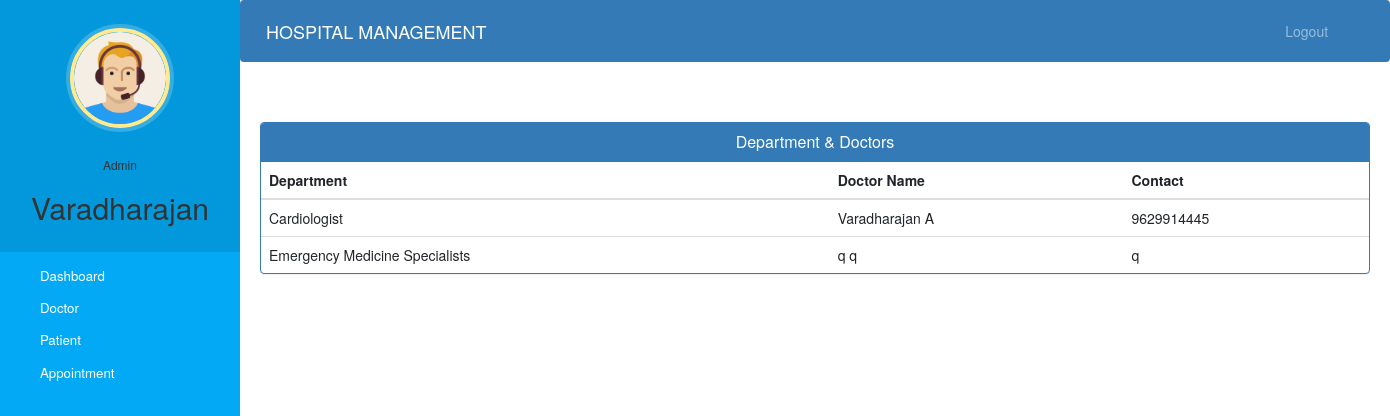
Screenshot of /admin-view-doctor-specialisation (signed in) with the database file from the repository.
### hospital/models.py (models this page shows, shortened)
class Doctor(models.Model):
    user=models.OneToOneField(User,on_delete=models.CASCADE)
    profile_pic= models.ImageField(upload_to='profile_pic/DoctorProfilePic/',null=True,blank=True)
    address = models.CharField(max_length=40)
    mobile = models.CharField(max_length=20,null=True)
    department= models.CharField(max_length=50,choices=departments,default='Cardiologist')
    status=models.BooleanField(default=False)
    @property
    def get_name(self):
        return self.user.first_name+" "+self.user.last_name

### hospital/views.py (the view)
# urls.py: path('admin-view-doctor-specialisation',views.admin_view_doctor_specialisation_view,name='admin-view-doctor-specialisation'),
@login_required(login_url='adminlogin')
@user_passes_test(is_admin)
def admin_view_doctor_specialisation_view(request):
    doctors=models.Doctor.objects.all().filter(status=True)
    return render(request,'hospital/admin_view_doctor_specialisation.html',{'doctors':doctors})

### hospital/views.py (called while the page is built)
def is_admin(user):
    return user.groups.filter(name='ADMIN').exists()

### templates/hospital/admin_view_doctor_Specialisation.html (shortened to what this page needs)
{% extends 'hospital/admin_base.html' %}
{% block content %}
<head>
  <link href="//netdna.bootstrapcdn.com/bootstrap/3.0.0/css/bootstrap.min.css" rel="stylesheet" id="bootstrap-css">
</head>
<div class="container">
  <div class="panel panel-primary">
    <div class="panel-heading">
      <h6 class="panel-title">Department & Doctors</h6>
    </div>
    <table class="table table-hover" id="dev-table">
      <thead>
        <tr>
          <th>Department</th>
          <th>Doctor Name</th>
          <th>Contact</th>
        </tr>
      </thead>
      {% for d in doctors %}
      <tr>
        <td>{{d.department}}</td>
        <td> {{d.get_name}}</td>
        <td>{{d.mobile}}</td>
      </tr>
      {% endfor %}
    </table>
  </div>
</div>
{% endblock content %}

### templates/hospital/admin_base.html (shortened to what this page needs)
<!DOCTYPE html>
{% load static %}
<html lang="en">
<head>
  <link rel="stylesheet" href="https://stackpath.bootstrapcdn.com/bootstrap/4.3.1/css/bootstrap.min.css">
  <link rel="stylesheet" href="https://maxcdn.bootstrapcdn.com/font-awesome/4.7.0/css/font-awesome.min.css">
  <link rel="stylesheet" href="{% static '/style.css' %}">
</head>
<body>
  <nav class="menu" tabindex="0">
    <header class="avatar">
      <img src="{% static "images/adminpropic.png" %}" />
      <br><br>
      <h6>Admin</h6>
      <h2>{{request.user.first_name}}</h2>
    </header>
    <ul>
      <li tabindex="0" class="icon-dashboard"> <a style="color:white; text-decoration:none;" href="/admin-dashboard"><span>Dashboard</span></a> </li>
      <li tabindex="0" class="icon-customers"> <a style="color:white; text-decoration:none;" href="/admin-doctor"><span>Doctor</span></a></li>
      <li tabindex="0" class="icon-users"> <a style="color:white; text-decoration:none;" href="/admin-patient"><span>Patient</span></a></li>
      <li tabindex="0" class="icon-calendar"> <a style="color:white; text-decoration:none;" href="/admin-appointment"><span>Appointment</span></a></li>
    </ul>
  </nav>
  <main>
    <div class="bs-example">
      <nav class="navbar navbar-expand-md  navbar-dark fixed-top" style="background:#337AB7;">
        <a href="/admin-dashboard" class="navbar-brand">HOSPITAL MANAGEMENT</a>
        <div class="collapse navbar-collapse justify-content-between" id="navbarCollapse">
          <div class="navbar-nav" style=" margin-left: 90%;">
            <a href="/logout" class="nav-item nav-link">Logout</a>
          </div>
        </div>
      </nav>
    </div>
    <br><br>
    {% block content %}
    {% endblock content %}
    <br><br><br><br>
  </main>
</body>
</html>

### static/style.css (style rules this page uses)
body { padding-left: 240px; }
main { position: relative; height: 100vh; }
.menu { background: #5bc995; height: 100vh; width: 240px; position: fixed; top: 0px; left: 0; z-index: 5; outline: none; }
.menu .avatar { background: rgba(0, 0, 0, 0.1); padding: 2em 0.5em; text-align: center; }
.menu .avatar img { width: 100px; border-radius: 50%; overflow: hidden; border: 4px solid #ffea92; box-shadow: 0 0 0 4px rgba(255, 255, 255, 0.2); }
.menu .avatar h2 { font-weight: normal; margin-bottom: 0; }
.menu ul { list-style: none; padding: 0.5em 0; margin: 0; }
.menu ul li { padding: 0.5em 1em 0.5em 3em; font-size: 0.95em; font-weight: regular; background-repeat: no-repeat; background-position: left 15px center; background-size: auto 20px; transition: all 0.15s linear; cursor: pointer; }
.menu ul li.icon-dashboard { background-image: url("http://www.entypo.com/images//gauge.svg"); }
.menu ul li.icon-customers { background-image: url("http://www.entypo.com/images//briefcase.svg"); }
.menu ul li.icon-users { background-image: url("http://www.entypo.com/images//users.svg"); }
.menu ul li.icon-calendar { background-image: url("http://www.entypo.com/images//calendar.svg"); }

### templates/hospital/admin_base.html (style rules this page uses)
a:link { text-decoration: none; }
a { color: white; }
body { padding-left: 240px; }
main { position: relative; height: 100vh; }
.menu { background: #03a9f4; height: 100vh; width: 240px; position: fixed; top: 0px; left: 0; z-index: 5; outline: none; }
.menu .avatar { background: rgba(0, 0, 0, 0.1); padding: 2em 0.5em; text-align: center; }
.menu .avatar img { width: 100px; border-radius: 50%; overflow: hidden; border: 4px solid #ffea92; box-shadow: 0 0 0 4px rgba(255, 255, 255, 0.2); }
.menu .avatar h2 { font-weight: normal; margin-bottom: 0; }
.menu ul { list-style: none; padding: 0.5em 0; margin: 0; }
.menu ul li { padding: 0.5em 1em 0.5em 3em; font-size: 0.95em; font-weight: regular; background-repeat: no-repeat; background-position: left 15px center; background-size: auto 20px; transition: all 0.15s linear; cursor: pointer; }
.menu ul li.icon-dashboard { background-image: url("http://www.entypo.com/images//gauge.svg"); }
.menu ul li.icon-customers { background-image: url("http://www.entypo.com/images//briefcase.svg"); }
.menu ul li.icon-users { background-image: url("http://www.entypo.com/images//users.svg"); }
.menu ul li.icon-calendar { background-image: url("http://www.entypo.com/images//calendar.svg"); }

### templates/hospital/admin_view_doctor_Specialisation.html (style rules this page uses)
a:link { text-decoration: none; }
h6 { text-align: center; }

### rows the page displays
Doctor: department "Cardiologist", get_name "Varadharajan A", mobile "9629914445"
Doctor: department "Emergency Medicine Specialists", get_name "q q", mobile "q"

### other values shown
{{ request.user.first_name }} "Varadharajan"
